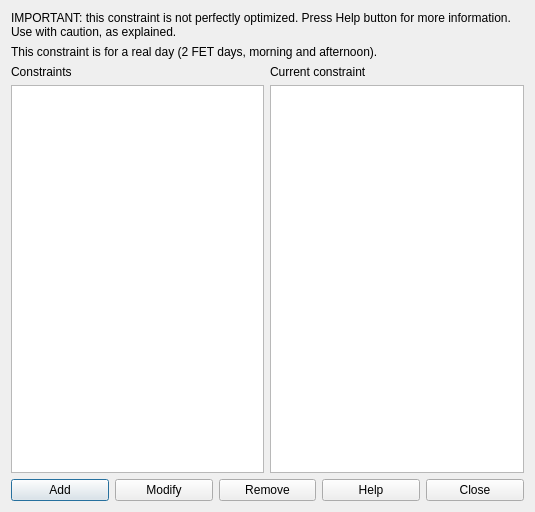
<?xml version="1.0" encoding="UTF-8"?>
<ui version="4.0">
 <class>ConstraintStudentsMaxGapsPerRealDayForm_template</class>
 <widget class="QDialog" name="ConstraintStudentsMaxGapsPerRealDayForm_template">
  <property name="geometry">
   <rect>
    <x>0</x>
    <y>0</y>
    <width>535</width>
    <height>512</height>
   </rect>
  </property>
  <property name="windowTitle">
   <string extracomment="This is the title of the dialog to see the list of all constraints of this type">Constraints students max gaps per real day</string>
  </property>
  <layout class="QGridLayout" name="gridLayout">
   <item row="0" column="0" colspan="2">
    <widget class="QLabel" name="label">
     <property name="sizePolicy">
      <sizepolicy hsizetype="Minimum" vsizetype="Minimum">
       <horstretch>0</horstretch>
       <verstretch>0</verstretch>
      </sizepolicy>
     </property>
     <property name="text">
      <string>IMPORTANT: this constraint is not perfectly optimized. Press Help button for more information. Use with caution, as explained.</string>
     </property>
     <property name="wordWrap">
      <bool>true</bool>
     </property>
    </widget>
   </item>
   <item row="1" column="0" colspan="2">
    <widget class="QLabel" name="label_2">
     <property name="sizePolicy">
      <sizepolicy hsizetype="Minimum" vsizetype="Minimum">
       <horstretch>0</horstretch>
       <verstretch>0</verstretch>
      </sizepolicy>
     </property>
     <property name="text">
      <string>This constraint is for a real day (2 FET days, morning and afternoon).</string>
     </property>
     <property name="wordWrap">
      <bool>true</bool>
     </property>
    </widget>
   </item>
   <item row="2" column="0">
    <layout class="QVBoxLayout" name="verticalLayout">
     <item>
      <widget class="QLabel" name="constraintsTextLabel">
       <property name="frameShape">
        <enum>QFrame::NoFrame</enum>
       </property>
       <property name="frameShadow">
        <enum>QFrame::Plain</enum>
       </property>
       <property name="text">
        <string>Constraints</string>
       </property>
       <property name="wordWrap">
        <bool>false</bool>
       </property>
      </widget>
     </item>
     <item>
      <widget class="QListWidget" name="constraintsListWidget"/>
     </item>
    </layout>
   </item>
   <item row="2" column="1">
    <layout class="QVBoxLayout" name="verticalLayout_2">
     <item>
      <widget class="QLabel" name="currentConstraintTextLabel">
       <property name="text">
        <string>Current constraint</string>
       </property>
       <property name="wordWrap">
        <bool>false</bool>
       </property>
      </widget>
     </item>
     <item>
      <widget class="QPlainTextEdit" name="currentConstraintTextEdit"/>
     </item>
    </layout>
   </item>
   <item row="3" column="0" colspan="2">
    <layout class="QHBoxLayout" name="horizontalLayout">
     <item>
      <widget class="QPushButton" name="addConstraintPushButton">
       <property name="text">
        <string>Add</string>
       </property>
      </widget>
     </item>
     <item>
      <widget class="QPushButton" name="modifyConstraintPushButton">
       <property name="text">
        <string>Modify</string>
       </property>
      </widget>
     </item>
     <item>
      <widget class="QPushButton" name="removeConstraintPushButton">
       <property name="text">
        <string>Remove</string>
       </property>
      </widget>
     </item>
     <item>
      <widget class="QPushButton" name="helpPushButton">
       <property name="text">
        <string>Help</string>
       </property>
      </widget>
     </item>
     <item>
      <widget class="QPushButton" name="closePushButton">
       <property name="text">
        <string>Close</string>
       </property>
      </widget>
     </item>
    </layout>
   </item>
  </layout>
 </widget>
 <layoutdefault spacing="6" margin="11"/>
 <resources/>
 <connections/>
</ui>
